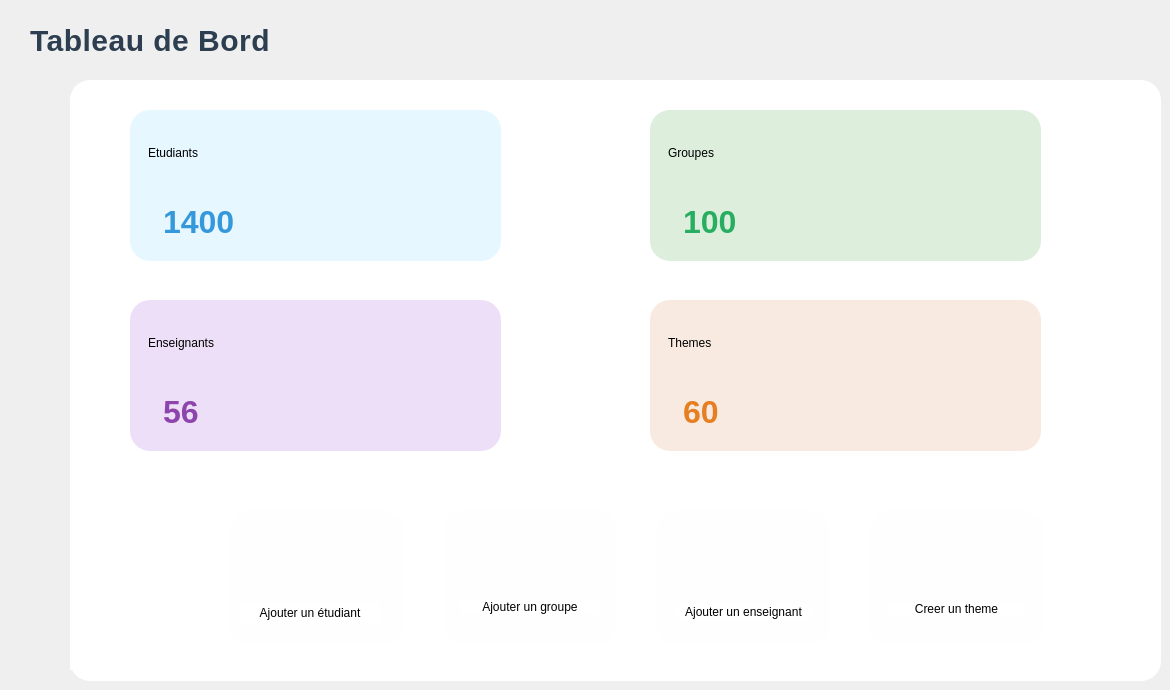
         <widget class="QWidget" name="dashboard_page">
          <widget class="QLabel" name="lbl_titre_dashboard">
           <property name="geometry">
            <rect>
             <x>30</x>
             <y>0</y>
             <width>281</width>
             <height>81</height>
            </rect>
           </property>
           <property name="styleSheet">
            <string notr="true">QLabel{
    color: #2C3E50;
    font-size: 30px;
    font-weight: 700;
    letter-spacing: 0.5px;
}
</string>
           </property>
           <property name="text">
            <string>Tableau de Bord</string>
           </property>
          </widget>
          <widget class="QWidget" name="widget_evaluation_3" native="true">
           <property name="geometry">
            <rect>
             <x>70</x>
             <y>80</y>
             <width>1091</width>
             <height>601</height>
            </rect>
           </property>
           <property name="styleSheet">
            <string notr="true">background-color: rgb(255, 255, 255);
border-radius: 20px;</string>
           </property>
           <widget class="QFrame" name="card2_1">
            <property name="geometry">
             <rect>
              <x>60</x>
              <y>30</y>
              <width>371</width>
              <height>151</height>
             </rect>
            </property>
            <property name="minimumSize">
             <size>
              <width>200</width>
              <height>2</height>
             </size>
            </property>
            <property name="styleSheet">
             <string notr="true">background-color:rgb(230, 247, 255)</string>
            </property>
            <property name="frameShape">
             <enum>QFrame::Shape::StyledPanel</enum>
            </property>
            <property name="frameShadow">
             <enum>QFrame::Shadow::Raised</enum>
            </property>
            <layout class="QVBoxLayout" name="verticalLayout_6">
             <item>
              <widget class="QFrame" name="frame_etudiant_2_1">
               <property name="frameShape">
                <enum>QFrame::Shape::StyledPanel</enum>
               </property>
               <property name="frameShadow">
                <enum>QFrame::Shadow::Raised</enum>
               </property>
               <layout class="QHBoxLayout" name="horizontalLayout_8">
                <item>
                 <widget class="QLabel" name="label">
                  <property name="styleSheet">
                   <string notr="true">color: black;
font: 600 14pt &quot;Segoe UI&quot;;</string>
                  </property>
                  <property name="text">
                   <string>Etudiants</string>
                  </property>
                 </widget>
                </item>
                <item>
                 <widget class="QLabel" name="lbl_total_etudiants">
                  <property name="minimumSize">
                   <size>
                    <width>55</width>
                    <height>55</height>
                   </size>
                  </property>
                  <property name="maximumSize">
                   <size>
                    <width>55</width>
                    <height>55</height>
                   </size>
                  </property>
                  <property name="text">
                   <string/>
                  </property>
                  <property name="pixmap">
                   <pixmap resource="icones.qrc">:/nav/icone/etudiant 1.png</pixmap>
                  </property>
                  <property name="scaledContents">
                   <bool>true</bool>
                  </property>
                 </widget>
                </item>
               </layout>
              </widget>
             </item>
             <item>
              <widget class="QLabel" name="label_3">
               <property name="minimumSize">
                <size>
                 <width>60</width>
                 <height>60</height>
                </size>
               </property>
               <property name="styleSheet">
                <string notr="true">font-size: 32px;
    font-weight: 800;
    color: #3498db;
    border-radius: 50%;
    padding: 15px;
    min-width: 30px;
    min-height: 30px;
    text-align: center;</string>
               </property>
               <property name="text">
                <string>1400</string>
               </property>
              </widget>
             </item>
            </layout>
           </widget>
           <widget class="QFrame" name="card2_2">
            <property name="geometry">
             <rect>
              <x>580</x>
              <y>30</y>
              <width>391</width>
              <height>151</height>
             </rect>
            </property>
            <property name="minimumSize">
             <size>
              <width>200</width>
              <height>0</height>
             </size>
            </property>
            <property name="styleSheet">
             <string notr="true">background-color:rgb(221, 238, 221)</string>
            </property>
            <property name="frameShape">
             <enum>QFrame::Shape::StyledPanel</enum>
            </property>
            <property name="frameShadow">
             <enum>QFrame::Shadow::Raised</enum>
            </property>
            <layout class="QVBoxLayout" name="verticalLayout_7">
             <item>
              <widget class="QFrame" name="frame_groupe_2_2">
               <property name="frameShape">
                <enum>QFrame::Shape::StyledPanel</enum>
               </property>
               <property name="frameShadow">
                <enum>QFrame::Shadow::Raised</enum>
               </property>
               <layout class="QHBoxLayout" name="horizontalLayout_9">
                <item>
                 <widget class="QLabel" name="label_4">
                  <property name="styleSheet">
                   <string notr="true">color: black;
font: 600 14pt &quot;Segoe UI&quot;;</string>
                  </property>
                  <property name="text">
                   <string>Groupes</string>
                  </property>
                 </widget>
                </item>
                <item>
                 <widget class="QLabel" name="label_5">
                  <property name="minimumSize">
                   <size>
                    <width>55</width>
                    <height>55</height>
                   </size>
                  </property>
                  <property name="maximumSize">
                   <size>
                    <width>55</width>
                    <height>55</height>
                   </size>
                  </property>
                  <property name="text">
                   <string/>
                  </property>
                  <property name="pixmap">
                   <pixmap resource="icones.qrc">:/nav/icone/groupe 1.png</pixmap>
                  </property>
                  <property name="scaledContents">
                   <bool>true</bool>
                  </property>
                 </widget>
                </item>
               </layout>
              </widget>
             </item>
             <item>
              <widget class="QLabel" name="lbl_total_groupes">
               <property name="styleSheet">
                <string notr="true">font-size: 32px;
    font-weight: 800;
    color: #27ae60;
   
    border-radius: 50%;
    padding: 15px;
    min-width: 30px;
    min-height: 30px;
    text-align: center;</string>
               </property>
               <property name="text">
                <string>100</string>
               </property>
              </widget>
             </item>
            </layout>
           </widget>
           <widget class="QWidget" name="card_frame1" native="true">
            <property name="geometry">
             <rect>
              <x>-40</x>
              <y>430</y>
              <width>1013</width>
              <height>160</height>
             </rect>
            </property>
            <property name="minimumSize">
             <size>
              <width>160</width>
              <height>160</height>
             </size>
            </property>
            <property name="styleSheet">
             <string notr="true">QFrame {
background-color: #fefeff;
border-raidus: 10px;
}
</string>
            </property>
            <layout class="QHBoxLayout" name="horizontalLayout_12">
             <property name="spacing">
              <number>40</number>
             </property>
             <property name="leftMargin">
              <number>200</number>
             </property>
             <property name="topMargin">
              <number>0</number>
             </property>
             <property name="rightMargin">
              <number>0</number>
             </property>
             <property name="bottomMargin">
              <number>25</number>
             </property>
             <item>
              <widget class="QFrame" name="card1_1">
               <property name="frameShape">
                <enum>QFrame::Shape::StyledPanel</enum>
               </property>
               <property name="frameShadow">
                <enum>QFrame::Shadow::Raised</enum>
               </property>
               <layout class="QVBoxLayout" name="verticalLayout_10">
                <property name="spacing">
                 <number>0</number>
                </property>
                <property name="leftMargin">
                 <number>0</number>
                </property>
                <property name="topMargin">
                 <number>0</number>
                </property>
                <property name="rightMargin">
                 <number>0</number>
                </property>
                <property name="bottomMargin">
                 <number>0</number>
                </property>
                <item>
                 <widget class="QFrame" name="frame_etudiant">
                  <property name="minimumSize">
                   <size>
                    <width>160</width>
                    <height>100</height>
                   </size>
                  </property>
                  <property name="styleSheet">
                   <string notr="true">box-shadow: 0px 4px 10px rgba(0, 0, 0, 0.1);</string>
                  </property>
                  <property name="frameShape">
                   <enum>QFrame::Shape::StyledPanel</enum>
                  </property>
                  <property name="frameShadow">
                   <enum>QFrame::Shadow::Raised</enum>
                  </property>
                  <widget class="QLabel" name="label_13">
                   <property name="geometry">
                    <rect>
                     <x>60</x>
                     <y>20</y>
                     <width>55</width>
                     <height>55</height>
                    </rect>
                   </property>
                   <property name="minimumSize">
                    <size>
                     <width>55</width>
                     <height>55</height>
                    </size>
                   </property>
                   <property name="maximumSize">
                    <size>
                     <width>55</width>
                     <height>53</height>
                    </size>
                   </property>
                   <property name="text">
                    <string/>
                   </property>
                   <property name="pixmap">
                    <pixmap resource="icones.qrc">:/nav/icone/avatar-dutilisateur.png</pixmap>
                   </property>
                   <property name="scaledContents">
                    <bool>true</bool>
                   </property>
                  </widget>
                  <widget class="QPushButton" name="btn_add_etudiant">
                   <property name="geometry">
                    <rect>
                     <x>11</x>
                     <y>93</y>
                     <width>138</width>
                     <height>20</height>
                    </rect>
                   </property>
                   <property name="styleSheet">
                    <string notr="true">QPushButton[objectName=&quot;btn_add_etudiant&quot;] {
    color: #3498db;
    border-color: #3498db;
}
QPushButton[objectName=&quot;btn_add_etudiant&quot;]:hover {
    background-color: #3498db;
    color: white;
}
QPushButton[objectName=&quot;btn_add_etudiant&quot;]:pressed {
    background-color: #2980b9;
    border-color: #2980b9;
}</string>
                   </property>
                   <property name="text">
                    <string>Ajouter un étudiant</string>
                   </property>
                   <property name="checkable">
                    <bool>true</bool>
                   </property>
                  </widget>
                 </widget>
                </item>
               </layout>
              </widget>
             </item>
             <item>
              <widget class="QFrame" name="card1_2">
               <property name="minimumSize">
                <size>
                 <width>160</width>
                 <height>100</height>
                </size>
               </property>
               <property name="styleSheet">
                <string notr="true">box-shadow: 0px 4px 10px rgba(0, 0, 0, 0.1);</string>
               </property>
               <property name="frameShape">
                <enum>QFrame::Shape::StyledPanel</enum>
               </property>
               <property name="frameShadow">
                <enum>QFrame::Shadow::Raised</enum>
               </property>
               <layout class="QVBoxLayout" name="verticalLayout_11">
                <item>
                 <widget class="QFrame" name="frame_groupe">
                  <property name="frameShape">
                   <enum>QFrame::Shape::StyledPanel</enum>
                  </property>
                  <property name="frameShadow">
                   <enum>QFrame::Shadow::Raised</enum>
                  </property>
                  <layout class="QVBoxLayout" name="verticalLayout_15">
                   <item alignment="Qt::AlignmentFlag::AlignHCenter">
                    <widget class="QLabel" name="label_15">
                     <property name="minimumSize">
                      <size>
                       <width>40</width>
                       <height>40</height>
                      </size>
                     </property>
                     <property name="maximumSize">
                      <size>
                       <width>40</width>
                       <height>40</height>
                      </size>
                     </property>
                     <property name="text">
                      <string/>
                     </property>
                     <property name="pixmap">
                      <pixmap resource="icones.qrc">:/nav/icone/ajouter-un-groupe (1).png</pixmap>
                     </property>
                     <property name="scaledContents">
                      <bool>true</bool>
                     </property>
                    </widget>
                   </item>
                   <item>
                    <widget class="QPushButton" name="btn_add_groupe">
                     <property name="styleSheet">
                      <string notr="true">QPushButton[objectName=&quot;btn_add_groupe&quot;] {
    color: #27ae60;
    border-color: #27ae60;
}
QPushButton[objectName=&quot;btn_add_groupe&quot;]:hover {
    background-color: #27ae60;
    color: white;
}
QPushButton[objectName=&quot;btn_add_groupe&quot;]:pressed {
    background-color: #219955;
    border-color: #219955;
}</string>
                     </property>
                     <property name="text">
                      <string>Ajouter un groupe</string>
                     </property>
                     <property name="checkable">
                      <bool>true</bool>
                     </property>
                    </widget>
                   </item>
                  </layout>
                 </widget>
                </item>
               </layout>
              </widget>
             </item>
             <item>
              <widget class="QFrame" name="card1_3">
               <property name="minimumSize">
                <size>
                 <width>160</width>
                 <height>100</height>
                </size>
               </property>
               <property name="styleSheet">
                <string notr="true">box-shadow: 0px 4px 10px rgba(0, 0, 0, 0.1);</string>
               </property>
               <property name="frameShape">
                <enum>QFrame::Shape::StyledPanel</enum>
               </property>
               <property name="frameShadow">
                <enum>QFrame::Shadow::Raised</enum>
               </property>
               <layout class="QVBoxLayout" name="verticalLayout_12">
                <item>
                 <widget class="QFrame" name="frame_enseignant">
                  <property name="frameShape">
                   <enum>QFrame::Shape::StyledPanel</enum>
                  </property>
                  <property name="frameShadow">
                   <enum>QFrame::Shadow::Raised</enum>
                  </property>
                  <layout class="QVBoxLayout" name="verticalLayout_16">
                   <item alignment="Qt::AlignmentFlag::AlignHCenter">
                    <widget class="QLabel" name="label_17">
                     <property name="minimumSize">
                      <size>
                       <width>55</width>
                       <height>55</height>
                      </size>
                     </property>
                     <property name="maximumSize">
                      <size>
                       <width>55</width>
                       <height>55</height>
                      </size>
                     </property>
                     <property name="text">
                      <string/>
                     </property>
                     <property name="pixmap">
                      <pixmap resource="icones.qrc">:/nav/icone/avatar-dutilisateur.png</pixmap>
                     </property>
                     <property name="scaledContents">
                      <bool>true</bool>
                     </property>
                    </widget>
                   </item>
                   <item>
                    <widget class="QPushButton" name="btn_add_enseignant">
                     <property name="styleSheet">
                      <string notr="true">QPushButton[objectName=&quot;btn_add_enseignant&quot;] {
    color: #8e44ad;
    border-color: #8e44ad;
}
QPushButton[objectName=&quot;btn_add_enseignant&quot;]:hover {
    background-color: #8e44ad;
    color: white;
}
QPushButton[objectName=&quot;btn_add_enseignant&quot;]:pressed {
    background-color: #7d3c98;
    border-color: #7d3c98;
}
</string>
                     </property>
                     <property name="text">
                      <string>Ajouter un enseignant</string>
                     </property>
                     <property name="checkable">
                      <bool>true</bool>
                     </property>
                    </widget>
                   </item>
                  </layout>
                 </widget>
                </item>
               </layout>
              </widget>
             </item>
             <item>
              <widget class="QFrame" name="card1_4">
               <property name="minimumSize">
                <size>
                 <width>160</width>
                 <height>100</height>
                </size>
               </property>
               <property name="styleSheet">
                <string notr="true">box-shadow: 0px 4px 10px rgba(0, 0, 0, 0.1);</string>
               </property>
               <property name="frameShape">
                <enum>QFrame::Shape::StyledPanel</enum>
               </property>
               <property name="frameShadow">
                <enum>QFrame::Shadow::Raised</enum>
               </property>
               <layout class="QVBoxLayout" name="verticalLayout_13">
                <item>
                 <widget class="QFrame" name="frame_theme">
                  <property name="frameShape">
                   <enum>QFrame::Shape::StyledPanel</enum>
                  </property>
                  <property name="frameShadow">
                   <enum>QFrame::Shadow::Raised</enum>
                  </property>
                  <layout class="QVBoxLayout" name="verticalLayout_17">
                   <item alignment="Qt::AlignmentFlag::AlignHCenter">
                    <widget class="QLabel" name="label_19">
                     <property name="minimumSize">
                      <size>
                       <width>50</width>
                       <height>50</height>
                      </size>
                     </property>
                     <property name="maximumSize">
                      <size>
                       <width>50</width>
                       <height>50</height>
                      </size>
                     </property>
                     <property name="text">
                      <string/>
                     </property>
                     <property name="pixmap">
                      <pixmap resource="icones.qrc">:/nav/icone/signet.png</pixmap>
                     </property>
                     <property name="scaledContents">
                      <bool>true</bool>
                     </property>
                    </widget>
                   </item>
                   <item>
                    <widget class="QPushButton" name="btn_add_theme">
                     <property name="styleSheet">
                      <string notr="true">QPushButton[objectName=&quot;btn_add_theme&quot;] {
    color: #e67e22;
    border-color: #e67e22;
}
QPushButton[objectName=&quot;btn_add_theme&quot;]:hover {
    background-color: #e67e22;
    color: white;
}
QPushButton[objectName=&quot;btn_add_theme&quot;]:pressed {
    background-color: #d35400;
    border-color: #d35400;
}</string>
                     </property>
                     <property name="text">
                      <string>Creer un theme</string>
                     </property>
                     <property name="checkable">
                      <bool>true</bool>
                     </property>
                    </widget>
                   </item>
                  </layout>
                 </widget>
                </item>
               </layout>
              </widget>
             </item>
            </layout>
           </widget>
           <widget class="QFrame" name="card2_3">
            <property name="geometry">
             <rect>
              <x>60</x>
              <y>220</y>
              <width>371</width>
              <height>151</height>
             </rect>
            </property>
            <property name="minimumSize">
             <size>
              <width>200</width>
              <height>0</height>
             </size>
            </property>
            <property name="styleSheet">
             <string notr="true">background-color: rgb(237, 223, 247);</string>
            </property>
            <property name="frameShape">
             <enum>QFrame::Shape::StyledPanel</enum>
            </property>
            <property name="frameShadow">
             <enum>QFrame::Shadow::Raised</enum>
            </property>
            <layout class="QVBoxLayout" name="verticalLayout_8">
             <item>
              <widget class="QFrame" name="frame_enseignant_2_3">
               <property name="frameShape">
                <enum>QFrame::Shape::StyledPanel</enum>
               </property>
               <property name="frameShadow">
                <enum>QFrame::Shadow::Raised</enum>
               </property>
               <layout class="QHBoxLayout" name="horizontalLayout_10">
                <item>
                 <widget class="QLabel" name="label_7">
                  <property name="styleSheet">
                   <string notr="true">color: black;
font: 600 14pt &quot;Segoe UI&quot;;</string>
                  </property>
                  <property name="text">
                   <string>Enseignants</string>
                  </property>
                 </widget>
                </item>
                <item>
                 <widget class="QLabel" name="label_8">
                  <property name="minimumSize">
                   <size>
                    <width>55</width>
                    <height>55</height>
                   </size>
                  </property>
                  <property name="maximumSize">
                   <size>
                    <width>55</width>
                    <height>55</height>
                   </size>
                  </property>
                  <property name="text">
                   <string/>
                  </property>
                  <property name="pixmap">
                   <pixmap resource="icones.qrc">:/nav/icone/encadreur 1.png</pixmap>
                  </property>
                  <property name="scaledContents">
                   <bool>true</bool>
                  </property>
                 </widget>
                </item>
               </layout>
              </widget>
             </item>
             <item>
              <widget class="QLabel" name="lbl_total_enseignants">
               <property name="styleSheet">
                <string notr="true"> font-size: 32px;
    font-weight: 800;
    color: #8e44ad;
 
    border-radius: 50%;
    padding: 15px;
    min-width: 30px;
    min-height: 30px;
    text-align: center;</string>
               </property>
               <property name="text">
                <string>56</string>
               </property>
              </widget>
             </item>
            </layout>
           </widget>
           <widget class="QFrame" name="card2_4">
            <property name="geometry">
             <rect>
              <x>580</x>
              <y>220</y>
              <width>391</width>
              <height>151</height>
             </rect>
            </property>
            <property name="minimumSize">
             <size>
              <width>200</width>
              <height>0</height>
             </size>
            </property>
            <property name="styleSheet">
             <string notr="true">background-color: rgb(248, 234, 224);</string>
            </property>
            <property name="frameShape">
             <enum>QFrame::Shape::StyledPanel</enum>
            </property>
            <property name="frameShadow">
             <enum>QFrame::Shadow::Raised</enum>
            </property>
            <layout class="QVBoxLayout" name="verticalLayout_9">
             <item>
              <widget class="QFrame" name="frame_theme_2_4">
               <property name="frameShape">
                <enum>QFrame::Shape::StyledPanel</enum>
               </property>
               <property name="frameShadow">
                <enum>QFrame::Shadow::Raised</enum>
               </property>
               <layout class="QHBoxLayout" name="horizontalLayout_11">
                <item>
                 <widget class="QLabel" name="label_10">
                  <property name="styleSheet">
                   <string notr="true">color: black;
font: 600 14pt &quot;Segoe UI&quot;;</string>
                  </property>
                  <property name="text">
                   <string>Themes</string>
                  </property>
                 </widget>
                </item>
                <item>
                 <widget class="QLabel" name="label_11">
                  <property name="minimumSize">
                   <size>
                    <width>55</width>
                    <height>55</height>
                   </size>
                  </property>
                  <property name="maximumSize">
                   <size>
                    <width>55</width>
                    <height>55</height>
                   </size>
                  </property>
                  <property name="text">
                   <string/>
                  </property>
                  <property name="pixmap">
                   <pixmap resource="icones.qrc">:/nav/icone/theme 1.png</pixmap>
                  </property>
                  <property name="scaledContents">
                   <bool>true</bool>
                  </property>
                 </widget>
                </item>
               </layout>
              </widget>
             </item>
             <item>
              <widget class="QLabel" name="lbl_total_themes">
               <property name="styleSheet">
                <string notr="true">font-size: 32px;
    font-weight: 800;
    color: #e67e22;

    border-radius: 50%;
    padding: 15px;
    min-width: 30px;
    min-height: 30px;
    text-align: center;</string>
               </property>
               <property name="text">
                <string>60</string>
               </property>
              </widget>
             </item>
            </layout>
           </widget>
          </widget>
         </widget>
